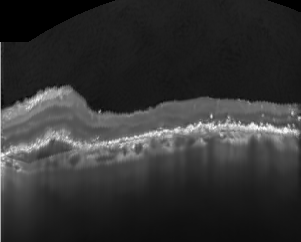
#> input picture model/checkpoints/_check_cnv_sample.png, 301 x 242 px; its folder holds only this picture in this run
$ python -i oct_preprocessing.py   (imports and definitions only)
#> lines starting #> are read from the running program, lines starting #| are printed output that depends on the picture; after the words box and inside, x2 and y2 are one past the last pixel; in counts of white or black regions, pixels touching at a corner belong together
"""OCT-domain-specific preprocessing: speckle-noise reduction, B-scan
flattening, and retinal region cropping.

This is what makes the pipeline actually specific to OCT B-scans, rather
than generic resize+normalize that would work identically for any imaging
modality. None of these three steps make sense applied to, say, a chest
X-ray or a skin lesion photo -- they specifically address how OCT scans are
formed (coherent-light interferometry speckle) and how the eye is shaped
(curved retina, tilt-dependent scan geometry).

Order: strip border artifact -> downscale -> denoise -> flatten -> crop.
Border-stripping first so artifact pixels can't get smeared into the image
during flattening; downscaling before the expensive steps since the model
input is 224x224 regardless (~3x speedup, no quality lost); denoising
before curve detection makes it more robust; cropping last is trivial once
the tissue band is flattened into a consistent horizontal strip.
"""

import cv2
import numpy as np
from PIL import Image


def limit_worker_cv2_threads(_worker_id=None):
    """DataLoader worker_init_fn (or call directly in a single-process
    context). OpenCV defaults to using all available cores *per call*
    (e.g. inside the denoising/morphology steps below). With
    num_workers>1, each worker process independently trying to do that
    causes severe CPU oversubscription -- observed in practice: 4 worker
    processes each burning 100+ minutes of CPU time without finishing a
    single training epoch, on a machine with 16 logical cores. Restricting
    each worker process to 1 OpenCV thread gives clean parallelism across
    worker *processes* instead of contention between threads within them.
    Any DataLoader that uses preprocess_oct with num_workers > 0 should
    pass this as worker_init_fn.
    """
    cv2.setNumThreads(1)


def reduce_speckle_noise(gray: np.ndarray) -> np.ndarray:
    """Non-local means denoising -- targets OCT's characteristic speckle
    noise (from coherent-light interferometry) while preserving retinal
    layer edges better than a simple blur would."""
    return cv2.fastNlMeansDenoising(gray, h=10, templateWindowSize=7, searchWindowSize=21)


def _find_border_artifact_depth(gray: np.ndarray, max_check_rows: int = 20) -> int:
    """Some source images have a few rows of uniform white/black border at
    the very top (a saving/cropping artifact, not tissue) -- real retinal
    tissue has high row-to-row texture variance, a uniform border has
    near-zero variance. Returns how many leading rows to skip."""
    h = gray.shape[0]
    for row in range(min(max_check_rows, h)):
        if float(gray[row].std()) > 5.0:
            return row
    return 0


def _largest_connected_component(mask: np.ndarray) -> np.ndarray:
    """Keeps only the single largest connected white region in a binary
    mask, discarding smaller disconnected islands. On low-contrast scans,
    a global Otsu threshold can fragment into scattered noise specks plus
    the real tissue band; without this, boundary detection can jump between
    unrelated islands from one column to the next."""
    num_labels, labels, stats, _ = cv2.connectedComponentsWithStats(mask, connectivity=8)
    if num_labels <= 1:
        return mask  # nothing but background
    areas = stats[1:, cv2.CC_STAT_AREA]  # skip label 0 (background)
    largest_label = 1 + int(np.argmax(areas))
    return np.where(labels == largest_label, 255, 0).astype(np.uint8)


def strip_border_artifact(gray: np.ndarray) -> np.ndarray:
    """Removes the border-artifact rows (if any) from the image itself.
    This must happen before flattening -- otherwise those artifact pixels
    are still present in the data and get scattered to different row
    positions per column once each column is shifted independently,
    smearing a jagged white/black band across the flattened result."""
    depth = _find_border_artifact_depth(gray)
    return gray[depth:] if depth > 0 else gray


def detect_surface_curve(gray: np.ndarray) -> np.ndarray:
    """Estimates the retinal tissue position per column as the centroid
    (center of mass) of a binary tissue mask for that column, below any
    border artifact.

    Two earlier versions of this function were tried and rejected:
    - A hard "first row crossing an intensity threshold" was too fragile --
      a single stray bright pixel or a slightly-off threshold could make the
      detected boundary jump by hundreds of pixels.
    - A brightness-*weighted* centroid (using raw pixel value as weight) was
      more stable, but got skewed by real saturated/overexposed patches in
      some scans (occasional sensor clipping to pure white over a chunk of
      the image) -- those pixels dominated the weighted average despite
      carrying no real gradient information once clipped.

    Using the *topmost* pixel of a binary tissue mask (Otsu-thresholded,
    with small noise specks cleaned up morphologically) rather than the
    centroid of the whole mask: a bright lesion or saturated patch deep
    within the tissue band still counts as "tissue" for the mask, but no
    longer pulls the detected boundary down toward it, since we only care
    where the mask *starts*, not its center of mass. Combined with the
    outlier-robust polynomial fit below, this held up across a random
    sample of real training images where ~45% have a significant saturated
    region somewhere in the scan -- common enough that a fragile detector
    silently corrupts a large fraction of the dataset, not just a rare edge
    case.
    """
    h, w = gray.shape
    blurred = cv2.GaussianBlur(gray, (5, 5), 0)
    border_depth = _find_border_artifact_depth(blurred)
    search_region = blurred[border_depth:]

    _, mask = cv2.threshold(search_region, 0, 255, cv2.THRESH_BINARY + cv2.THRESH_OTSU)
    kernel = np.ones((5, 5), np.uint8)
    mask = cv2.morphologyEx(mask, cv2.MORPH_OPEN, kernel)
    mask = cv2.morphologyEx(mask, cv2.MORPH_CLOSE, np.ones((9, 25), np.uint8))
    mask = _largest_connected_component(mask)

    boundary = np.full(w, search_region.shape[0] / 2, dtype=np.float32)
    for x in range(w):
        rows_with_tissue = np.where(mask[:, x] > 0)[0]
        if len(rows_with_tissue) > 0:
            boundary[x] = rows_with_tissue[0]
    boundary += border_depth
    return _fit_smooth_curve(boundary)


def _fit_smooth_curve(boundary: np.ndarray, degree: int = 2, outlier_std: float = 2.5) -> np.ndarray:
    """Fits a low-degree polynomial to the per-column boundary estimates
    instead of just smoothing them with a moving average. Real retinal
    curvature is a smooth arc (roughly parabolic across a B-scan), so a
    polynomial fit is both more physically appropriate and structurally
    incapable of producing the sharp single-column spikes a moving average
    can still leave behind when a handful of adjacent columns are all
    thrown off the same way (e.g. by a saturated patch). Fits twice,
    dropping columns that are far from the first fit, so a cluster of bad
    columns doesn't drag the curve toward them.
    """
    x = np.arange(len(boundary))
    coeffs = np.polyfit(x, boundary, degree)
    first_fit = np.polyval(coeffs, x)

    residuals = boundary - first_fit
    std = residuals.std()
    inliers = np.abs(residuals) <= outlier_std * std if std > 1e-6 else np.ones_like(x, dtype=bool)
    if inliers.sum() < degree + 1:
        return first_fit  # not enough inliers to refit -- fall back to the first pass

    coeffs = np.polyfit(x[inliers], boundary[inliers], degree)
    return np.polyval(coeffs, x)


def flatten_bscan(gray: np.ndarray, max_shift_fraction: float = 0.15, max_curve_span_fraction: float = 0.4) -> np.ndarray:
    """Shifts each column vertically so the detected retinal surface curve
    becomes a flat horizontal line -- corrects the natural curvature of the
    eye / scan tilt. Standard preprocessing step in OCT layer analysis
    pipelines.

    Two safety nets, because on real training images (low contrast, noise,
    saturated patches) curve detection sometimes gets it wrong in ways that
    are worse than doing nothing:

    1. Quality gate: if the *fitted* curve's total span exceeds
       `max_curve_span_fraction` of the image height, that's more curvature
       than a real single B-scan plausibly has -- treat the detection as
       unreliable and skip flattening for this image entirely (return it
       denoised but otherwise unchanged) rather than applying a
       transformation we have no confidence in.
    2. Per-column shift cap: even when the gate passes, an individual
       column's shift is capped at `max_shift_fraction` of the image
       height, so one still-noisy column can't produce a wild local jump.
    """
    h, w = gray.shape
    curve = detect_surface_curve(gray)

    curve_span = curve.max() - curve.min()
    if curve_span > h * max_curve_span_fraction:
        return gray.copy()

    reference_row = int(np.median(curve))
    max_shift = int(h * max_shift_fraction)

    flattened = np.zeros_like(gray)
    for x in range(w):
        shift = int(np.clip(reference_row - int(curve[x]), -max_shift, max_shift))
        column = np.roll(gray[:, x], shift)
        if shift > 0:
            column[:shift] = 0
        elif shift < 0:
            column[shift:] = 0
        flattened[:, x] = column
    return flattened


def crop_to_retina(gray: np.ndarray, margin: int = 10) -> np.ndarray:
    """Crops to the vertical extent of the bright tissue band, discarding
    the black background above/below present in essentially all OCT
    B-scans."""
    h = gray.shape[0]
    row_brightness = gray.mean(axis=1)
    threshold = row_brightness.max() * 0.15
    bright_rows = np.where(row_brightness > threshold)[0]
    if len(bright_rows) == 0:
        return gray  # degrade gracefully -- shouldn't happen on real OCT images
    top = max(0, int(bright_rows.min()) - margin)
    bottom = min(h, int(bright_rows.max()) + margin)
    return gray[top:bottom, :]


_INTERMEDIATE_HEIGHT = 280  # downscale target before the expensive steps below


def _downscale_before_processing(gray: np.ndarray, target_height: int = _INTERMEDIATE_HEIGHT) -> np.ndarray:
    """Denoising/flattening cost scales with pixel count, and the final
    model input is 224x224 regardless -- so running the expensive steps at
    native resolution (up to ~500x768) wastes most of that compute on
    detail that gets thrown away at the final resize anyway. Downscaling
    first (measured ~3x speedup on real training images) doesn't lose
    anything the model would have kept."""
    h, w = gray.shape
    if h <= target_height:
        return gray
    scale = target_height / h
    new_w = max(1, int(round(w * scale)))
    return cv2.resize(gray, (new_w, target_height), interpolation=cv2.INTER_AREA)


def preprocess_oct(image: Image.Image) -> Image.Image:
    """Full OCT-specific preprocessing pipeline. Runs before the generic
    resize/normalize step. Takes any PIL image, returns an RGB PIL image
    (grayscale result duplicated across channels, same convention used
    elsewhere in this codebase for feeding grayscale scans into ResNet50)."""
    gray = np.asarray(image.convert("L"))
    stripped = strip_border_artifact(gray)
    downscaled = _downscale_before_processing(stripped)
    denoised = reduce_speckle_noise(downscaled)
    flattened = flatten_bscan(denoised)
    cropped = crop_to_retina(flattened)
    return Image.fromarray(cropped).convert("RGB")

>>> from PIL import Image
>>> picture = Image.open('checkpoints/_check_cnv_sample.png')
#> picture is the input picture: PIL image 301x242 RGB; min 0, max 254, mean 50.6
>>> result = preprocess_oct(picture)
#> in strip_border_artifact, `depth = _find_border_artifact_depth(gray)`: depth = 0
#> in detect_surface_curve, `_, mask = cv2.threshold(search_region, 0, 255, cv2.THRESH_BINARY + cv2..`:
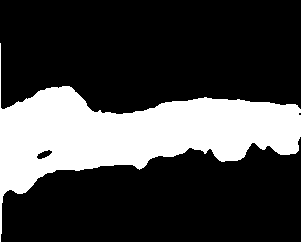
#> mask: shape (242, 301); 25.7% white; 1 white region, box (x1, y1, x2, y2) and area: (0, 43, 301, 242) 18746
#> in detect_surface_curve, `mask = cv2.morphologyEx(mask, cv2.MORPH_OPEN, kernel)`:
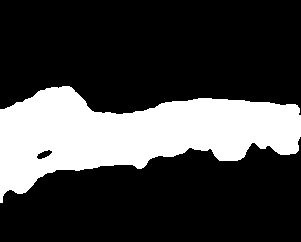
#> mask: shape (242, 301); 25.5% white; 1 white region, box (x1, y1, x2, y2) and area: (0, 86, 301, 203) 18575
#> in detect_surface_curve, `mask = cv2.morphologyEx(mask, cv2.MORPH_CLOSE, np.ones((9, 25), np.uin..`:
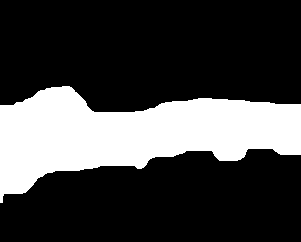
#> mask: shape (242, 301); 26% white; 1 white region, box (x1, y1, x2, y2) and area: (0, 86, 301, 203) 18959
#> in _largest_connected_component, `num_labels, labels, stats, _ = cv2.connectedComponentsWithStats(mask, ..`: num_labels = 2; stats = [[0, 0, 301, 242, 53883], [0, 86, 301, 117, 18959]]
#> in _largest_connected_component, `areas = stats[1:, cv2.CC_STAT_AREA]`: areas = [18959]
#> in _largest_connected_component, `largest_label = 1 + int(np.argmax(areas))`: largest_label = 1
#> after the loop in detect_surface_curve, `for x in range(w):`: boundary = 301 values, max 112 at index 94, min 86 at index 62, mean 101.6
#> in _fit_smooth_curve, `x = np.arange(len(boundary))`: x = 301 values from 0 to 300
#> in _fit_smooth_curve, `coeffs = np.polyfit(x, boundary, degree)`: coeffs = [-0.000231, 0.0844, 95.93]
#> in _fit_smooth_curve, `first_fit = np.polyval(coeffs, x)`: first_fit = 301 values, max 103.6 at index 182, min 95.93 at index 0, mean 101.6
#> in _fit_smooth_curve, `residuals = boundary - first_fit`: residuals = 301 values, max 10.18 at index 94, min -14.65 at index 69, mean -9.27e-14
#> in _fit_smooth_curve, `std = residuals.std()`: std = 6.77
#> in flatten_bscan, `curve = detect_surface_curve(gray)`: curve has the same summary as first_fit in _fit_smooth_curve
#> in flatten_bscan, `curve_span = curve.max() - curve.min()`: curve_span = 7.7
#> in flatten_bscan, `reference_row = int(np.median(curve))`: reference_row = 102
#> the loop in flatten_bscan, `for x in range(w):` made 301 passes
#> shift on passes 1 to 3: 7, 6, 6
#> after the loop in flatten_bscan, `for x in range(w):`:
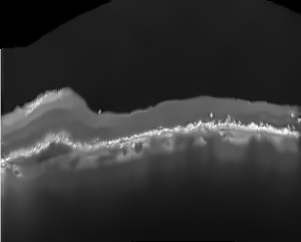
#> flattened: shape (242, 301); min 0, max 254, mean 50.3
#> in crop_to_retina, `row_brightness = gray.mean(axis=1)`: row_brightness = 242 values, max 131.2 at index 129, min 13.94 at index 241, mean 50.34
#> in crop_to_retina, `threshold = row_brightness.max() * 0.15`: threshold = 19.67
#> in crop_to_retina, `bright_rows = np.where(row_brightness > threshold)[0]`: bright_rows = 229 values from 8 to 236
#> in crop_to_retina, `top = max(0, int(bright_rows.min()) - margin)`: top = 0
#> in crop_to_retina, `bottom = min(h, int(bright_rows.max()) + margin)`: bottom = 242

$ run again, on model/checkpoints/_check_dme_sample.png
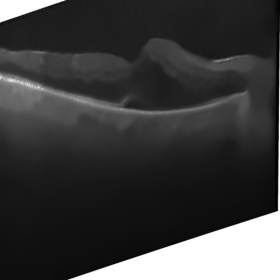
#> input picture model/checkpoints/_check_dme_sample.png, 280 x 280 px
#> picture is the input picture: PIL image 280x280 RGB; min 0, max 255, mean 60.8
#> depth = 0
#> in _largest_connected_component, `num_labels, labels, stats, _ = cv2.connectedComponentsWithStats(mask, ..`:
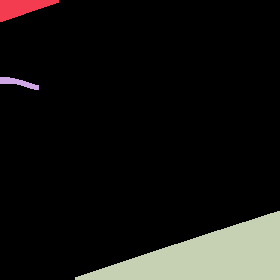
#> labels: shape (280, 280) int32; 4 distinct labels, from 0 to 3; one colour per label, 0 black
#> num_labels = 4; stats = [[0, 0, 280, 280, 69986], [0, 0, 59, 22, 736], [0, 77, 39, 13, 231], [75, 211, 205, 69, 7447]]
#> areas = [736, 231, 7447]
#> largest_label = 3
#> in _largest_connected_component, `return np.where(labels == largest_label, 255, 0).astype(np.uint8)`:
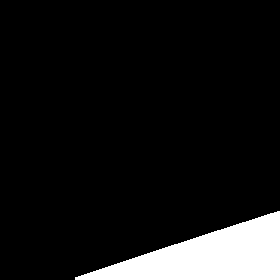
#> returned value: shape (280, 280); 9.5% white; 1 white region, box (x1, y1, x2, y2) and area: (75, 211, 280, 280) 7447
#> after the loop in detect_surface_curve, `for x in range(w):`: boundary = 280 values, max 277 at index 75, min 140 at index 0, mean 215.9
#> x = 280 values from 0 to 279
#> coeffs = [-0.00544, 1.83, 102.7]
#> first_fit = 280 values, max 255.8 at index 168, min 102.7 at index 0, mean 215.9
#> residuals = 280 values, max 68 at index 75, min -67.98 at index 74, mean -8.2e-14
#> std = 27.44
#> curve has the same summary as first_fit in _fit_smooth_curve
#> curve_span = 153.1
#> row_brightness = 280 values, max 195.8 at index 279, min 18.82 at index 210, mean 60.71
#> threshold = 29.38
#> bright_rows = 227 values from 0 to 279
#> top = 0
#> bottom = 280
